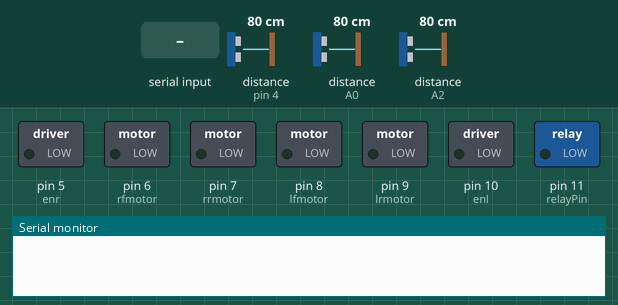
Simulated run of this sketch. Board: Arduino Uno, built with avr-gcc and run on an emulated ATmega328P. On the bench: switched loads named in the sketch (green lamp = pin HIGH), the last lines printed to the serial monitor. Inputs (shaded band) come from the test bench; at power-on: distance to the obstacle (sensors on pin 4, A0, A2) 80 cm. The echo pulse lasts 58.3 µs per cm; random numbers use the default seed unless the sketch sets one; pins used as bus, display or sensor lines are not drawn.

Above: at 2.0 s.
2.1 s: "3" received over Serial
At 3.8 s:
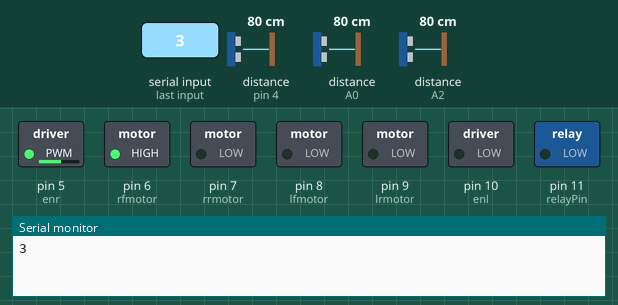
5.1 s: "6" received over Serial
At 6.7 s:
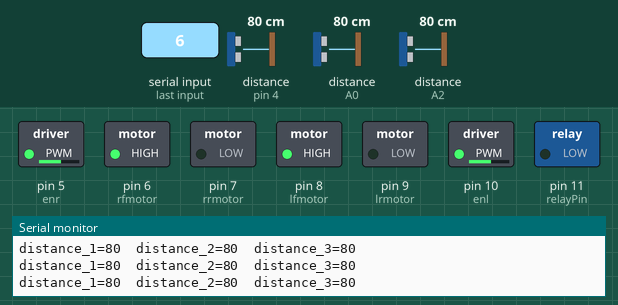
Timing chart, 0 to 8.2 s (numbered marks = the images above; inputs shaded):
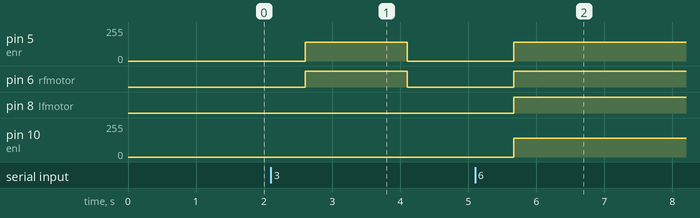

The sketch:

new.ino
```cpp
int trigPin = 2;
int echoPin = 4;

const int echo_2 = A0;
const int trig_2 = A1;

const int echo_3 = A2;
const int trig_3 = A3;


const int relayPin=11;

int gap=20;


const int enl = 10;
const int lfmotor = 8;   // Forward motion of Left motor
const int lrmotor = 9;   // Reverse motion of Left motor

const int enr = 5;
const int rfmotor = 6;  // Forward motion of Right motor
const int rrmotor = 7;  // Reverse motion of Right motor

const int bluetoothStatePin = 12;

long  distance_1,distance_2,distance_3;
bool on=false;
bool auto_mode=false;


int maxSpeed = 140;
int turn = 1;

char command;

void setup() {
  pinMode(bluetoothStatePin, INPUT);

  delay(random(500, 2000));  // delay for random time

  Serial.begin(9600);

  pinMode(lfmotor, OUTPUT);  // set Motor pins as output
  pinMode(lrmotor, OUTPUT);
  pinMode(rfmotor, OUTPUT);
  pinMode(rrmotor, OUTPUT);

  pinMode(trigPin, OUTPUT);  // set trig pin as output
  pinMode(echoPin, INPUT);   // set echo pin as input to capture reflected waves
  pinMode(trig_2, OUTPUT);  // Setup for second sensor
  pinMode(echo_2, INPUT);
  pinMode(trig_3, OUTPUT);  // Setup for third sensor
  pinMode(echo_3, INPUT);


  pinMode(relayPin,OUTPUT);
}

void loop() {

  if (Serial.available() > 0) {
    command = Serial.read();
    Serial.println(command);
    stop();  // Stop the robot before processing any new command

    if(on==true){
       digitalWrite(relayPin,HIGH);
    }

    switch (command) {
      case '1':  // Move forward
        forward();
        break;

      case '2':  // Move backward
        backward();
        break;

      case '3':  // (Optional) Move left - no implementation yet
         left();
        break;

      case '4':  // Turn right
        right();
        break;

      case '5':  // Use ultrasonic sensor to avoid obstacles
        stop();
        break;

      case '6':
        auto_mode=true;
        ultrasonicObstacleAvoidance();
        break;
      case '8':
        on=true;
        break;
      case '7':
        on=false;
      case '9':
        auto_mode=false;
        break;
      default:  // If no valid command, stop the robot
        stop();
        break;
    }
    Serial.print(on);
  }
}

void ultrasonicObstacleAvoidance() {
  while(auto_mode){

    distance_1 = returnDistance(echoPin, trigPin);  // Original sensor
    distance_2 = returnDistance(echo_2, trig_2);    // Second sensor
    distance_3 = returnDistance(echo_3, trig_3);
    Serial.print("distance_1=" + String(distance_1) + "\t");
    Serial.print("distance_2=" + String(distance_2) + "\t");
    Serial.println("distance_3=" + String(distance_3));

    delay(50);

   if((distance_1 <gap && distance_2 > gap && distance_3 > gap)){
     stop();
     backward();
     delay(1000);
   }else if( (distance_1 >gap && distance_2 < gap && distance_3 > gap)){
     stop();
     backward();
     left();
   }else if( (distance_1 >gap && distance_2 > gap && distance_3 < gap)){
    stop();
    backward();
    right();
   }else if( (distance_1 <gap && distance_2 <gap && distance_3 > gap)){
    stop();
    backward();
    left();
   }else if( (distance_1 <gap && distance_2 > gap && distance_3 < gap)){

    stop();
    backward();
    right();
   }else if( (distance_1 >gap && distance_2 < gap && distance_3 < gap) || (distance_1 <gap && distance_2 < gap && distance_3 < gap)){

    stop();
    backward();
    backward();
    if((distance_2 >gap ) ){
      left();
    }else{
      right();
    }

   }

   forward();


  }
}


int returnDistance(int echo,int trig){

  digitalWrite(trig, LOW);
  delayMicroseconds(2);
  digitalWrite(trig, HIGH);
  delayMicroseconds(10);
  digitalWrite(trig, LOW);

  long duration=pulseIn(echo, HIGH);  // receive reflected waves
  int  distance = duration / 58.2;
  return distance;
}


void stop() {
  digitalWrite(rrmotor, LOW);  // Stop right motor
  digitalWrite(rfmotor, LOW);

  digitalWrite(lrmotor, LOW);   // Stop left motor
  digitalWrite(lfmotor, LOW);

  analogWrite(enr, 0);  // Stop speed control for right motor
  analogWrite(enl, 0);  // Stop speed control for left motor

  delay(500);  // Short delay for stabilization
}

void forward() {
  digitalWrite(rrmotor, LOW);   // move forward: right motor
  digitalWrite(rfmotor, HIGH);

  digitalWrite(lrmotor, LOW);    // move forward: left motor
  digitalWrite(lfmotor, HIGH);

  analogWrite(enr, maxSpeed);     // set speed for right motor
  analogWrite(enl, maxSpeed); // set slightly reduced speed for left motor to adjust alignment
}

void backward() {
  digitalWrite(rrmotor, HIGH);  // move backward: right motor
  digitalWrite(rfmotor, LOW);

  digitalWrite(lrmotor, HIGH);   // move backward: left motor
  digitalWrite(lfmotor, LOW);

  analogWrite(enr, maxSpeed);     // set speed for backward motion
  analogWrite(enl, maxSpeed);
  delay(500);
}

void left() {
  digitalWrite(rrmotor, LOW);   // right motor forward
  digitalWrite(rfmotor, HIGH);

  digitalWrite(lrmotor, LOW);    // stop left motor for right turn
  digitalWrite(lfmotor, LOW);

  analogWrite(enr, maxSpeed);     // set speed for right motor
  analogWrite(enl, 0);            // stop left motor for turning
  delay(1500);  // delay for turning time, adjust as necessary
  stop();
}

void right() {
  digitalWrite(rrmotor, LOW);   // right motor forward
  digitalWrite(rfmotor, LOW);

  digitalWrite(lrmotor, LOW);    // stop left motor for right turn
  digitalWrite(lfmotor, HIGH);

  analogWrite(enr,0 );     // set speed for right motor
  analogWrite(enl,maxSpeed);            // stop left motor for turning
  delay(1500);  // delay for turning time, adjust as necessary
  stop();
}
```

Measured:
- after the input at 2.1 s, pin 5 (enr): 0/255 → 140/255 after 0.50 s, → 0/255 1.5 s later; pin 6 (rfmotor): LOW → HIGH after 0.50 s, → LOW 1.5 s later
- after the input at 5.1 s, pin 5 (enr), pin 10 (enl): 0/255 → 140/255 after 0.57 s; pin 6 (rfmotor), pin 8 (lfmotor): LOW → HIGH after 0.57 s
